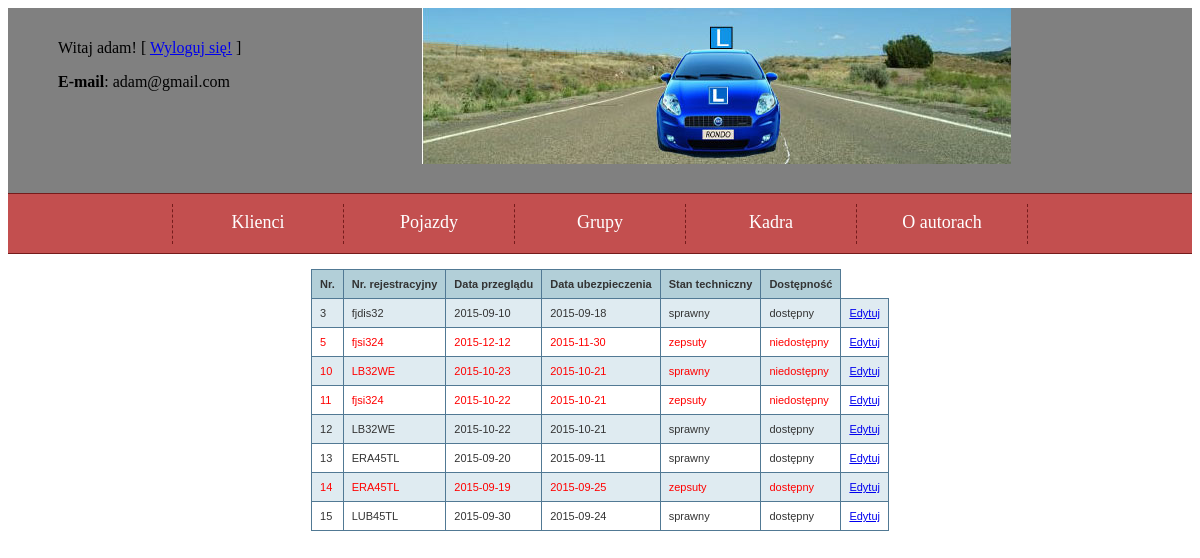
Page /index.php?page=stanTechniczny (signed in) on the committed database.
### tables this page shows
CREATE TABLE IF NOT EXISTS `srodki_transportu` (
`idPojazdy` int(11) NOT NULL,
  `marka` varchar(45) DEFAULT NULL,
  `model` varchar(45) DEFAULT NULL,
  `rodzaj` int(11) DEFAULT NULL COMMENT 'samochów czy motor itp.',
  `data_przegladu` date DEFAULT NULL,
  `stan_techniczny` int(11) DEFAULT NULL COMMENT 'czy samochód jest sprawny',
  `nr_rejestracyjny` varchar(45) DEFAULT NULL,
  `nr_ubezpieczenia` varchar(45) DEFAULT NULL,
  `data_ubezpieczenia` date DEFAULT NULL,
  `dostępnosc` tinyint(1) DEFAULT NULL,
  `KATEGORIE_idKategorie` int(11) NOT NULL
);

### stanTechniczny.php (the view, shortened to what this page needs)
<?php
if ((isset($_SESSION['zalogowany'])) && ($_SESSION['zalogowany']==true))
{
	require_once "connect.php";
	$polaczenie = @new mysqli($host, $db_user, $db_password, $db_name);
	$polaczenie->query("SET CHARSET utf8");
	$polaczenie->query ("SET NAMES `utf8` COLLATE `utf8_polish_ci`");
	if ($polaczenie->connect_errno!=0)
	{
		echo "Error: ".$polaczenie->connect_errno;
	}
	else
	{
		$zapytanie = @$polaczenie->query("SELECT * FROM srodki_transportu");
		echo '<table> <tr>
<th>Nr.</th>
<th>Nr. rejestracyjny</th>
<th>Data przeglądu</th>
<th>Data ubezpieczenia</th>
<th>Stan techniczny</th>
<th>Dostępność</th>
</tr>';
		while ($r = $zapytanie->fetch_array()) {
			echo "<tr ";
if ($r[5]< "0" || $r[9]<"0") { echo 'style="color:red;"'; }
			echo "> <td>$r[0]</td> <td>$r[6]</td> <td>$r[4]</td> <td>$r[8]</td>";
if ($r[5]<0) {
	echo "<td>zepsuty</td>";
}else {
	echo "<td>sprawny</td>";
}
if ($r[9]<0) {
	echo "<td>niedostępny</td>";
}else {
	echo "<td>dostępny</td>";
}
echo " <td><a href='edytuj_pojazd.php?id=$r[0]'>Edytuj</a></td> </tr> ";
		}
		echo "</table>";
	}
}else {
	echo "dostęp tylko dla upoważnionych, Zaloguj się. ";
}
?>

### styl.css (style rules this page uses)
table { margin: 0 auto 0 auto; font-family: verdana, arial, sans-serif; font-size: 11px; color: #333333; border-width: 1px; border-color: #3A3A3A; border-collapse: collapse; }
table th { border-width: 1px; padding: 8px; border-style: solid; border-color: #517994; background-color: #B2CFD8; }
table tr:nth-child(even) td { background-color: #DFEBF1; }
table td { border-width: 1px; padding: 8px; border-style: solid; border-color: #517994; background-color: #ffffff; }

### rows in the picture
srodki_transportu: idPojazdy "3", nr_rejestracyjny "fjdis32", data_przegladu "2015-09-10", data_ubezpieczenia "2015-09-18", stan_techniczny "sprawny", dostępnosc "dostępny"
srodki_transportu: idPojazdy "5", nr_rejestracyjny "fjsi324", data_przegladu "2015-12-12", data_ubezpieczenia "2015-11-30", stan_techniczny "zepsuty", dostępnosc "niedostępny"
srodki_transportu: idPojazdy "10", nr_rejestracyjny "LB32WE", data_przegladu "2015-10-23", data_ubezpieczenia "2015-10-21", stan_techniczny "sprawny", dostępnosc "niedostępny"
srodki_transportu: idPojazdy "11", nr_rejestracyjny "fjsi324", data_przegladu "2015-10-22", data_ubezpieczenia "2015-10-21", stan_techniczny "zepsuty", dostępnosc "niedostępny"
srodki_transportu: idPojazdy "12", nr_rejestracyjny "LB32WE", data_przegladu "2015-10-22", data_ubezpieczenia "2015-10-21", stan_techniczny "sprawny", dostępnosc "dostępny"
srodki_transportu: idPojazdy "13", nr_rejestracyjny "ERA45TL", data_przegladu "2015-09-20", data_ubezpieczenia "2015-09-11", stan_techniczny "sprawny", dostępnosc "dostępny"
srodki_transportu: idPojazdy "14", nr_rejestracyjny "ERA45TL", data_przegladu "2015-09-19", data_ubezpieczenia "2015-09-25", stan_techniczny "zepsuty", dostępnosc "dostępny"
srodki_transportu: idPojazdy "15", nr_rejestracyjny "LUB45TL", data_przegladu "2015-09-30", data_ubezpieczenia "2015-09-24", stan_techniczny "sprawny", dostępnosc "dostępny"

### other values in the picture
$_SESSION['user'] "adam"
$_SESSION['email'] "adam@gmail.com"
